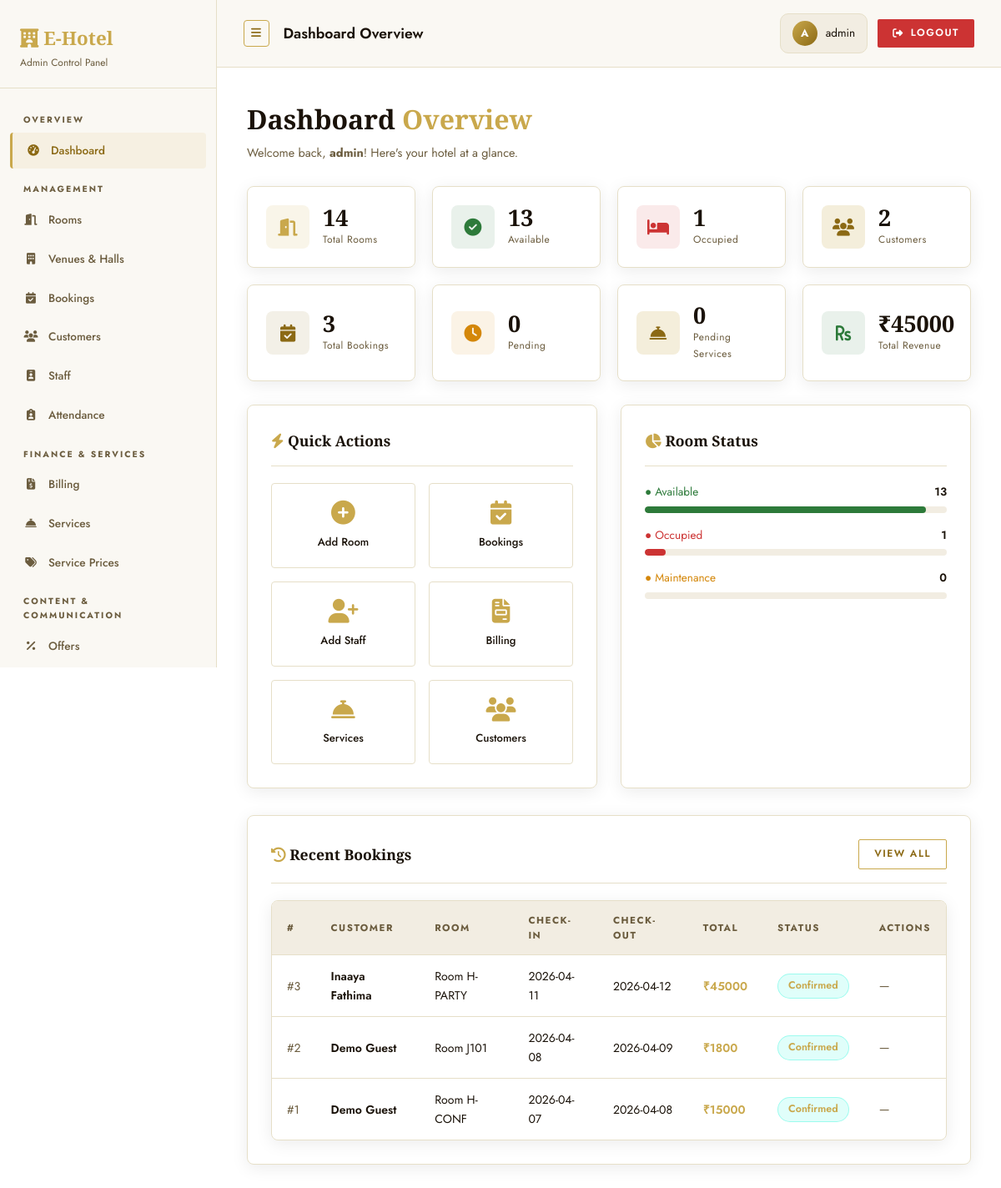
Screenshot of /admin/dashboard (signed in) with the database file from the repository.
### tables this page shows
CREATE TABLE rooms (
                id          INTEGER PRIMARY KEY AUTOINCREMENT,
                room_number TEXT UNIQUE NOT NULL,
                room_type   TEXT NOT NULL,
                price       REAL NOT NULL,
                status      TEXT DEFAULT 'Available',
                description TEXT,
                image_url   TEXT,
                destination TEXT DEFAULT 'Main',
                branch      TEXT DEFAULT 'Main Branch',
                capacity    INTEGER DEFAULT 2,
                category    TEXT DEFAULT 'Room'
            );

CREATE TABLE bookings (
                id          INTEGER PRIMARY KEY AUTOINCREMENT,
                user_id     INTEGER REFERENCES users(id),
                room_id     INTEGER REFERENCES rooms(id),
                check_in    DATE NOT NULL,
                check_out   DATE NOT NULL,
                total_price REAL NOT NULL,
                status      TEXT DEFAULT 'Pending',
                hotel_name  TEXT DEFAULT 'E-Hotel',
                branch      TEXT DEFAULT 'Main Branch',
                created_at  DATETIME DEFAULT CURRENT_TIMESTAMP
            );

CREATE TABLE users (
                id          INTEGER PRIMARY KEY AUTOINCREMENT,
                name        TEXT NOT NULL,
                email       TEXT UNIQUE NOT NULL,
                phone       TEXT,
                password    TEXT NOT NULL,
                created_at  DATETIME DEFAULT CURRENT_TIMESTAMP
            );

### routes/admin_routes.py (the view)
    @app.route('/admin')
    @app.route('/admin/dashboard')
    @admin_required
    def admin_dashboard():
        total_rooms      = query_db("SELECT COUNT(*) AS c FROM rooms WHERE category='Room'", one=True)['c']
        available_rooms  = query_db("SELECT COUNT(*) AS c FROM rooms WHERE status='Available' AND category='Room'", one=True)['c']
        occupied_rooms   = query_db("SELECT COUNT(*) AS c FROM rooms WHERE status='Occupied' AND category='Room'", one=True)['c']
        total_halls      = query_db("SELECT COUNT(*) AS c FROM rooms WHERE category IN ('Hall','Pool','Package')", one=True)['c']
        total_customers  = query_db("SELECT COUNT(*) AS c FROM users", one=True)['c']
        total_bookings   = query_db("SELECT COUNT(*) AS c FROM bookings", one=True)['c']
        pending_bookings = query_db("SELECT COUNT(*) AS c FROM bookings WHERE status='Pending'", one=True)['c']
        pending_services = query_db("SELECT COUNT(*) AS c FROM services WHERE status='Pending'", one=True)['c']
        unread_messages  = query_db("SELECT COUNT(*) AS c FROM messages WHERE is_read=0", one=True)['c']
        revenue_row   = query_db("SELECT SUM(total_amount) AS rev FROM bills WHERE payment_status='Paid'", one=True)
        total_revenue = revenue_row['rev'] or 0
        recent_bookings = query_db("""
            SELECT b.*, u.name AS cust_name, r.room_number, r.category, r.destination, b.branch
            FROM bookings b
            JOIN users u ON u.id = b.user_id
            JOIN rooms r ON r.id = b.room_id
            ORDER BY b.created_at DESC LIMIT 6
        """)
        return render_template(
            'admin/dashboard.html',
            total_rooms=total_rooms, available_rooms=available_rooms,
            occupied_rooms=occupied_rooms, total_halls=total_halls,
            total_customers=total_customers, total_bookings=total_bookings,
            pending_bookings=pending_bookings, pending_services=pending_services,
            total_revenue=total_revenue, recent_bookings=recent_bookings,
            unread_messages=unread_messages
        )

### utils/auth.py (called while the page is built)
def admin_required(f):
    @wraps(f)
    def decorated_function(*args, **kwargs):
        if 'admin_id' not in session:
            flash('Admin login required.', 'warning')
            return redirect(url_for('admin_login'))
        return f(*args, **kwargs)
    return decorated_function

### utils/db.py (called while the page is built)
def get_db():
    db = getattr(g, '_database', None)
    if db is None:
        db = g._database = sqlite3.connect(DATABASE)
        db.row_factory = sqlite3.Row
    return db

def query_db(query, args=(), one=False, commit=False):
    db  = get_db()
    cur = db.execute(query, args)
    if commit:
        db.commit()
        return cur.lastrowid
    rows = cur.fetchall()
    return rows[0] if (one and rows) else (None if one else rows)

### templates/admin/dashboard.html (shortened to what this page needs)
{% extends "admin/base_admin.html" %}
{% block page_title %}Dashboard Overview{% endblock %}
{% block content %}
<div class="panel-header anim-fade-up">
  <h1>Dashboard <span class="text-accent">Overview</span></h1>
  <p>Welcome back, <strong>{{ session.admin_name }}</strong>! Here's your hotel at a glance.</p>
</div>
<div class="stats-grid anim-fade-up-delay-1">
  <div class="stat-card">
    <div class="stat-icon cyan"><i class="fas fa-door-open"></i></div>
    <div><div class="stat-value">{{ total_rooms }}</div><div class="stat-label">Total Rooms</div></div>
  </div>
  <div class="stat-card">
    <div class="stat-icon green"><i class="fas fa-check-circle"></i></div>
    <div><div class="stat-value">{{ available_rooms }}</div><div class="stat-label">Available</div></div>
  </div>
  <div class="stat-card">
    <div class="stat-icon red"><i class="fas fa-bed"></i></div>
    <div><div class="stat-value">{{ occupied_rooms }}</div><div class="stat-label">Occupied</div></div>
  </div>
  <div class="stat-card">
    <div class="stat-icon blue"><i class="fas fa-users"></i></div>
    <div><div class="stat-value">{{ total_customers }}</div><div class="stat-label">Customers</div></div>
  </div>
  <div class="stat-card">
    <div class="stat-icon purple"><i class="fas fa-calendar-check"></i></div>
    <div><div class="stat-value">{{ total_bookings }}</div><div class="stat-label">Total Bookings</div></div>
  </div>
  <div class="stat-card">
    <div class="stat-icon orange"><i class="fas fa-clock"></i></div>
    <div><div class="stat-value">{{ pending_bookings }}</div><div class="stat-label">Pending</div></div>
  </div>
  <div class="stat-card">
    <div class="stat-icon blue"><i class="fas fa-concierge-bell"></i></div>
    <div><div class="stat-value">{{ pending_services }}</div><div class="stat-label">Pending Services</div></div>
  </div>
  <div class="stat-card">
    <div class="stat-icon green"><i class="fas fa-rupee-sign"></i></div>
    <div><div class="stat-value">₹{{ "%.0f"|format(total_revenue) }}</div><div class="stat-label">Total Revenue</div></div>
  </div>
</div>
<div class="grid-2">
  <div class="card anim-fade-up-delay-2">
    <div class="card-header"><h2 class="card-title"><i class="fas fa-bolt text-accent"></i> Quick Actions</h2></div>
    <div class="quick-actions">
      <a href="{{ url_for('admin_add_room') }}" class="quick-action-card" style="text-decoration:none;color:var(--text)">
        <i class="fas fa-plus-circle"></i><p>Add Room</p>
      </a>
      <a href="{{ url_for('admin_bookings') }}" class="quick-action-card" style="text-decoration:none;color:var(--text)">
        <i class="fas fa-calendar-check"></i><p>Bookings</p>
      </a>
      <a href="{{ url_for('admin_add_staff') }}" class="quick-action-card" style="text-decoration:none;color:var(--text)">
        <i class="fas fa-user-plus"></i><p>Add Staff</p>
      </a>
      <a href="{{ url_for('admin_billing') }}" class="quick-action-card" style="text-decoration:none;color:var(--text)">
        <i class="fas fa-file-invoice"></i><p>Billing</p>
      </a>
      <a href="{{ url_for('admin_services') }}" class="quick-action-card" style="text-decoration:none;color:var(--text)">
        <i class="fas fa-concierge-bell"></i><p>Services</p>
      </a>
      <a href="{{ url_for('admin_customers') }}" class="quick-action-card" style="text-decoration:none;color:var(--text)">
        <i class="fas fa-users"></i><p>Customers</p>
      </a>
    </div>
  </div>
  <div class="card anim-fade-up-delay-2">
    <div class="card-header"><h2 class="card-title"><i class="fas fa-chart-pie text-accent"></i> Room Status</h2></div>
    {% set total = total_rooms if total_rooms > 0 else 1 %}
    <div style="display:flex;flex-direction:column;gap:16px">
      {% for label, count, color in [
        ('Available', available_rooms, 'var(--success)'),
        ('Occupied', occupied_rooms, 'var(--danger)'),
        ('Maintenance', total_rooms - available_rooms - occupied_rooms, 'var(--warning)')
      ] %}
      <div>
        <div style="display:flex;justify-content:space-between;margin-bottom:6px;font-size:.85rem">
          <span style="color:{{ color }}">● {{ label }}</span>
          <span style="font-weight:600">{{ count }}</span>
        </div>
        <div style="height:8px;background:var(--bg3);border-radius:4px;overflow:hidden">
          <div style="height:100%;width:{{ [(count / total * 100)|round, 0]|max }}%;background:{{ color }};border-radius:4px;transition:width .6s ease"></div>
        </div>
      </div>
      {% endfor %}
    </div>
  </div>
</div>
<div class="card mt-3 anim-fade-up-delay-3">
  <div class="card-header">
    <h2 class="card-title"><i class="fas fa-history text-accent"></i> Recent Bookings</h2>
    <a href="{{ url_for('admin_bookings') }}" class="btn btn-outline btn-sm">View All</a>
  </div>
  {% if recent_bookings %}
  <div class="table-wrapper">
    <table>
      <thead>
        <tr>
          <th>#</th><th>Customer</th><th>Room</th><th>Check-In</th><th>Check-Out</th><th>Total</th><th>Status</th><th>Actions</th>
        </tr>
      </thead>
      <tbody>
        {% for b in recent_bookings %}
        <tr>
          <td style="color:var(--text2)">#{{ b['id'] }}</td>
          <td style="font-weight:600">{{ b['cust_name'] }}</td>
          <td>Room {{ b['room_number'] }}</td>
          <td>{{ b['check_in'] }}</td>
          <td>{{ b['check_out'] }}</td>
          <td style="color:var(--accent);font-weight:600">₹{{ "%.0f"|format(b['total_price']) }}</td>
          <td>
            {% set s = b['status'] %}
            <span class="status-pill {{ 'pill-pending' if s=='Pending' else 'pill-confirmed' if s=='Confirmed' else 'pill-rejected' if s=='Rejected' else 'pill-checked' }}">
              {{ s }}
            </span>
          </td>
          <td>
            {% if b['status'] == 'Pending' %}
            <form method="post" action="{{ url_for('admin_approve_booking', booking_id=b['id']) }}" style="display:inline">
              <button class="btn btn-success btn-sm">Approve</button>
            </form>
            <form method="post" action="{{ url_for('admin_reject_booking', booking_id=b['id']) }}" style="display:inline">
              <button class="btn btn-danger btn-sm">Reject</button>
            </form>
            {% else %}
            <span class="text-muted">—</span>
            {% endif %}
          </td>
        </tr>
        {% endfor %}
      </tbody>
    </table>
  </div>
  {% else %}
  <div class="empty-state"><i class="fas fa-calendar-times"></i><p>No bookings yet.</p></div>
  {% endif %}
</div>
{% endblock %}

### static/css/style.css (style rules this page uses)
:root { --bg: #ffffff; --bg2: #faf8f3; --bg3: #f2ede2; --card: #ffffff; --border: #e6dfc8; --accent: #c9a84c; --accent2: #e8c96e; --accent3: #f5e9c0; --accent-dark: #8b6914; --text: #1a1209; --text2: #6b5c3e; --danger: #cc3333; --warning: #d4870a; --success: #2d7a3a; --radius: 4px; --radius-lg: 8px; --shadow: 0 12px 48px rgba(201,168,76,0.18); --shadow-soft: 0 4px 20px rgba(0,0,0,0.08); --glow: 0 0 24px rgba(201,168,76,0.35); --trans: all 0.3s cubic-bezier(.4,0,.2,1); }
*, *::before, *::after { box-sizing: border-box; margin: 0; padding: 0; }
body { font-family: 'Jost', sans-serif; background: var(--bg); color: var(--text); line-height: 1.6; min-height: 100vh; overflow-x: hidden; }
h1,h2,h3,h4 { font-family: 'Cormorant Garamond', serif; }
a { color: var(--accent-dark); text-decoration: none; transition: var(--trans); }
.grid-2 { display: grid; grid-template-columns: repeat(2, 1fr); gap: 28px; }
.mt-3 { margin-top: 32px; }
.text-accent { color: var(--accent); }
.text-muted { color: var(--text2); font-size: .9rem; }
.btn { display: inline-flex; align-items: center; gap: 8px; padding: 11px 28px; border-radius: 2px; border: none; font-family: 'Jost', sans-serif; font-size: .85rem; font-weight: 600; cursor: pointer; transition: var(--trans); white-space: nowrap; letter-spacing: 1.5px; text-transform: uppercase; }
.btn-outline { background: transparent; color: var(--accent-dark); border: 1.5px solid var(--accent); }
.btn-sm { padding: 7px 18px; font-size: .75rem; }
.card { background: var(--card); border: 1px solid var(--border); border-radius: var(--radius-lg); padding: 28px; transition: var(--trans); box-shadow: var(--shadow-soft); }
.card-header { display: flex; align-items: center; justify-content: space-between; margin-bottom: 20px; padding-bottom: 16px; border-bottom: 1px solid var(--border); }
.card-title { font-size: 1.1rem; font-weight: 600; font-family: 'Cormorant Garamond', serif; }
.table-wrapper { overflow-x: auto; border-radius: var(--radius-lg); border: 1px solid var(--border); box-shadow: var(--shadow-soft); }
table { width: 100%; border-collapse: collapse; }
thead { background: var(--bg3); }
thead th { padding: 14px 18px; text-align: left; font-size: .72rem; font-weight: 700; color: var(--text2); text-transform: uppercase; letter-spacing: 1.5px; }
tbody td { padding: 14px 18px; border-top: 1px solid var(--border); font-size: .88rem; vertical-align: middle; }
tbody tr { transition: background .2s; }
.panel-header { margin-bottom: 28px; }
.panel-header h1 { font-family: 'Cormorant Garamond', serif; font-size: 2rem; font-weight: 700; }
.panel-header p { color: var(--text2); font-size: .9rem; margin-top: 4px; }
.stats-grid { display: grid; grid-template-columns: repeat(auto-fill, minmax(200px, 1fr)); gap: 20px; margin-bottom: 28px; }
.stat-card { background: var(--card); border: 1px solid var(--border); border-radius: var(--radius-lg); padding: 22px; display: flex; align-items: center; gap: 16px; transition: var(--trans); box-shadow: var(--shadow-soft); }
.stat-icon { width: 52px; height: 52px; border-radius: 8px; display: flex; align-items: center; justify-content: center; font-size: 1.3rem; flex-shrink: 0; }
.stat-icon.cyan { background: rgba(201,168,76,.12); color: var(--accent); }
.stat-icon.blue { background: rgba(201,168,76,.2); color: var(--accent-dark); }
.stat-icon.red { background: rgba(204,51,51,.1); color: var(--danger); }
.stat-icon.green { background: rgba(45,122,58,.1); color: var(--success); }
.stat-icon.purple { background: rgba(139,105,20,.1); color: var(--accent-dark); }
.stat-icon.orange { background: rgba(212,135,10,.1); color: var(--warning); }
.stat-value { font-size: 1.7rem; font-weight: 700; line-height: 1; font-family: 'Cormorant Garamond', serif; }
.stat-label { font-size: .75rem; color: var(--text2); margin-top: 4px; letter-spacing: .5px; }
.anim-fade-up { animation: fadeUp .7s ease both; }
.anim-fade-up-delay-1 { animation: fadeUp .7s ease .15s both; }
.anim-fade-up-delay-2 { animation: fadeUp .7s ease .3s both; }
.anim-fade-up-delay-3 { animation: fadeUp .7s ease .5s both; }
.btn-outline { position: relative; overflow: hidden; z-index: 1; }
.btn-outline::before { content: ''; position: absolute; inset: 0; background: var(--accent); transform: scaleX(0); transform-origin: right; transition: transform 0.35s cubic-bezier(.25,.46,.45,.94); z-index: -1; }

### rows the page displays
rooms: status "Occupied", count "1", {{ [(count / total * 100)|round, 0]|max }} 7.0 (drawn)
bookings: id "3", cust_name "Inaaya Fathima", room_number "H-PARTY", check_in "2026-04-11", check_out "2026-04-12", total_price "45000", status "Confirmed"
bookings: id "2", cust_name "Demo Guest", room_number "J101", check_in "2026-04-08", check_out "2026-04-09", total_price "1800", status "Confirmed"
bookings: id "1", cust_name "Demo Guest", room_number "H-CONF", check_in "2026-04-07", check_out "2026-04-08", total_price "15000", status "Confirmed"

### other values shown
{{ session.admin_name[0].upper() if session.admin_name else 'A' }} "A"
{{ session.admin_name or 'Admin' }} "admin"
{{ session.admin_name }} "admin"
{{ total_rooms }} "14"
{{ available_rooms }} "13"
{{ occupied_rooms }} "1"
{{ total_customers }} "2"
{{ total_bookings }} "3"
{{ pending_bookings }} "0"
{{ pending_services }} "0"
{{ "%.0f"|format(total_revenue) }} "45000"
{{ label }} "Available" "Maintenance"
{{ count }} "13" "0"
